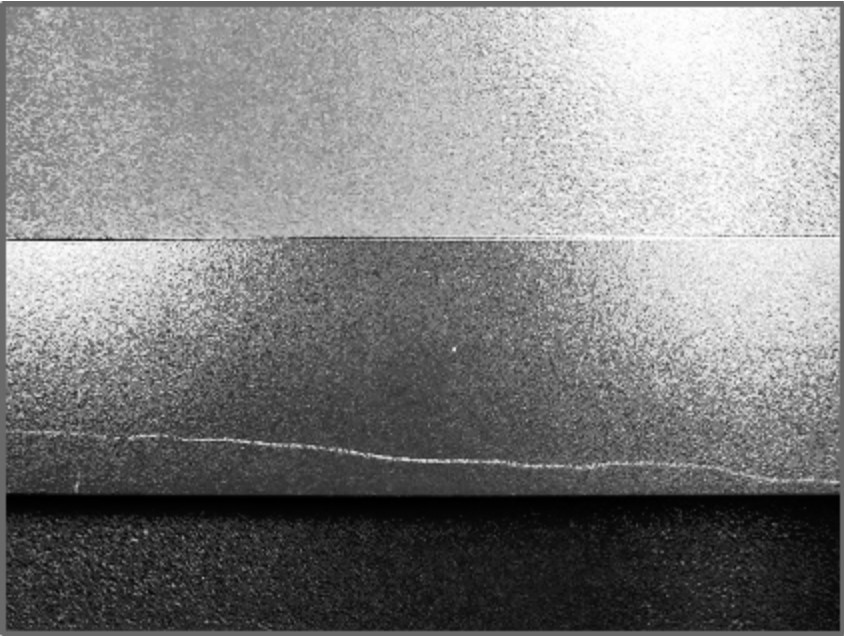
#> input picture Preprocessing/image.jpg, 844 x 636 px
$ python Histogram.py   (older library calls are emulated)
#> lines starting #> are read from the running program, lines starting #| are printed output that depends on the picture
"""直方图均衡化python代码实现"""
from PIL import Image
import pylab as pl
import numpy as np

path = 'Histogram/'


def histeq(im, nbr_bins=256):  # 直方图均衡化子函数
    imhist, bins = np.histogram(im.flatten(), nbr_bins, normed=True)
    cdf = imhist.cumsum()  # 获取原图像的灰度值概率分布(完成概率密度积分)
    cdf = 255.0 * cdf / cdf[-1]  # 将[0,1]的概率分布函数转换为[0,255]范围内
    im2 = np.interp(im.flatten(), bins[:-1], cdf)  # 对于原图像像素im,依据函数cdf=f(bins)进行线性插值(映射)
    return im2.reshape(im.shape), cdf


pil_im = Image.open('image.jpg')  # 打开原图
#> pil_im is the input picture: PIL image 844x636 RGB; min 0, max 255, mean 129.2
pil_im_gray = pil_im.convert('L')  # 转化为灰度图像
pil_im_gray.show()  # 显示灰度图像

im = np.array(Image.open('image.jpg').convert('L'))
pl.figure()
pl.hist(im.flatten(), 256, color='black')  # 显示原图像灰度直方图
pl.xlabel('pixel')
pl.ylabel('possibility')

im2, cdf = histeq(im)
#> in histeq, `imhist, bins = np.histogram(im.flatten(), nbr_bins, normed=True)`: imhist = 256 values, max 0.0164 at index 105, min 0.000718 at index 254, mean 0.00392; bins = 257 values from 0 to 255
#> in histeq, `cdf = imhist.cumsum()`: cdf = 256 values from 0.00289 to 1
#> in histeq, `cdf = 255.0 * cdf / cdf[-1]`: cdf = 256 values from 0.733 to 255
#> cdf = 256 values from 0.733 to 255
pl.figure()
pl.hist(im2.flatten(), 256, color='black')  # 显示直方图均衡后图像灰度直方图
pl.xlabel('pixel')
pl.ylabel('possibility')
pl.show()
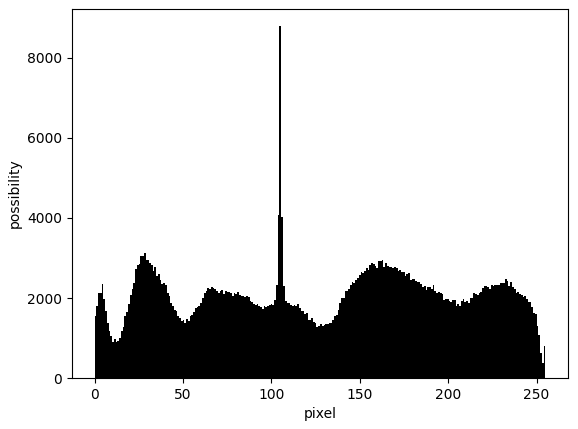
#> figure drawn by matplotlib, 1 panel; tallest bar 8784 high, from x = 104.6 to 105.6
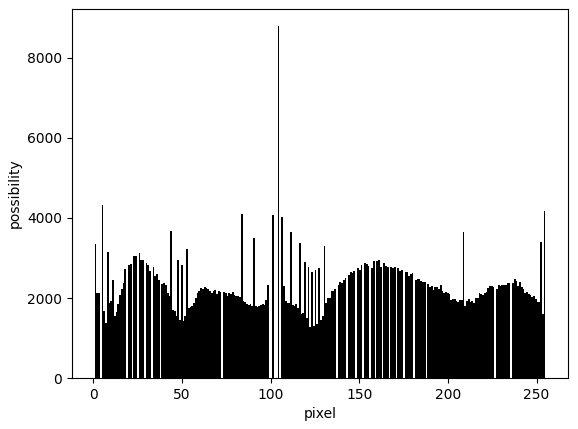
#> figure drawn by matplotlib, 1 panel; tallest bar 8784 high, from x = 104 to 105

im2 = Image.fromarray(np.uint8(im2))
#> im2: PIL image 844x636 L
im2.show()
im2.save(path + 'imagenew.jpg')
